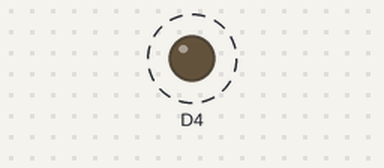
This sketch was run on a simulated ESP8266 (NodeMCU). Shown: output pins drawn as LEDs (lit = HIGH). Dashed ring = blinking.

Above: at 0.5 s.
Timing chart, 0 to 4.6 s (numbered marks = the images above):
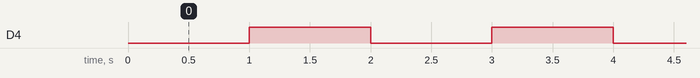

The sketch:

01.Blink.ino
```cpp
/*
  Note uses LED_BUILTIN for SHIPSET CP2102
  Note use D4 for SHIPSET CH340
*/

void setup() {
  pinMode(D4, OUTPUT);          // Initialize the LED_BUILTIN pin as an output
}

void loop() {
  digitalWrite(D4, LOW);        // Turn the LED on (Note that LOW is the voltage level
  delay(1000);                  // Wait for a second

  digitalWrite(D4, HIGH);       // Turn the LED off by making the voltage HIGH
  delay(1000);                  // Wait for a seconds (to demonstrate the active low LED)
}
```

Measured:
- by itself, D4: alternates HIGH for 1.0 s and LOW for 1.0 s
